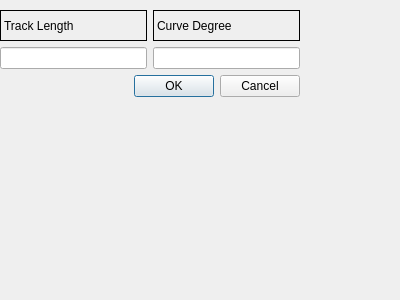
<?xml version="1.0" encoding="UTF-8"?>
<ui version="4.0">
 <class>dialogcurved</class>
 <widget class="QDialog" name="dialogcurved">
  <property name="geometry">
   <rect>
    <x>0</x>
    <y>0</y>
    <width>400</width>
    <height>300</height>
   </rect>
  </property>
  <property name="windowTitle">
   <string>Dialog</string>
  </property>
  <widget class="QWidget" name="">
   <property name="geometry">
    <rect>
     <x>0</x>
     <y>10</y>
     <width>300</width>
     <height>87</height>
    </rect>
   </property>
   <layout class="QGridLayout" name="gridLayout">
    <item row="0" column="0">
     <widget class="QLabel" name="label">
      <property name="frameShape">
       <enum>QFrame::Box</enum>
      </property>
      <property name="text">
       <string>Track Length</string>
      </property>
     </widget>
    </item>
    <item row="0" column="1">
     <widget class="QLabel" name="label_2">
      <property name="frameShape">
       <enum>QFrame::Box</enum>
      </property>
      <property name="text">
       <string>Curve Degree</string>
      </property>
     </widget>
    </item>
    <item row="1" column="0">
     <widget class="QLineEdit" name="trackLength"/>
    </item>
    <item row="1" column="1">
     <widget class="QLineEdit" name="curveDegree"/>
    </item>
    <item row="2" column="0" colspan="2">
     <widget class="QDialogButtonBox" name="buttonBox">
      <property name="orientation">
       <enum>Qt::Horizontal</enum>
      </property>
      <property name="standardButtons">
       <set>QDialogButtonBox::Cancel|QDialogButtonBox::Ok</set>
      </property>
     </widget>
    </item>
   </layout>
  </widget>
 </widget>
 <resources/>
 <connections>
  <connection>
   <sender>buttonBox</sender>
   <signal>accepted()</signal>
   <receiver>dialogcurved</receiver>
   <slot>accept()</slot>
   <hints>
    <hint type="sourcelabel">
     <x>248</x>
     <y>254</y>
    </hint>
    <hint type="destinationlabel">
     <x>157</x>
     <y>274</y>
    </hint>
   </hints>
  </connection>
  <connection>
   <sender>buttonBox</sender>
   <signal>rejected()</signal>
   <receiver>dialogcurved</receiver>
   <slot>reject()</slot>
   <hints>
    <hint type="sourcelabel">
     <x>316</x>
     <y>260</y>
    </hint>
    <hint type="destinationlabel">
     <x>286</x>
     <y>274</y>
    </hint>
   </hints>
  </connection>
 </connections>
</ui>
